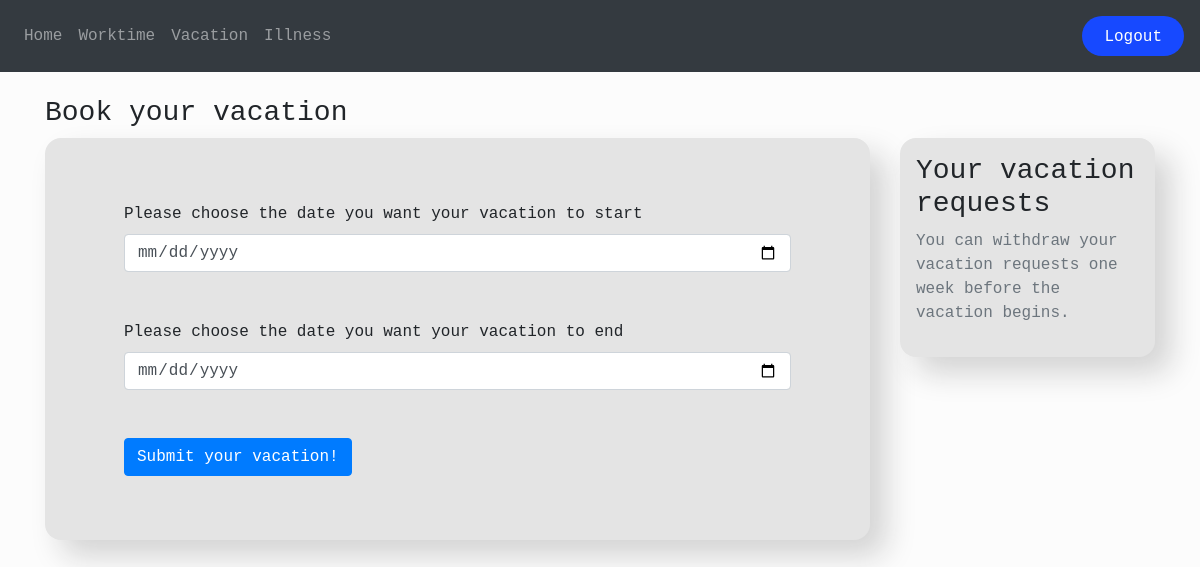
Page /vacation (signed in) on the earlier database version.
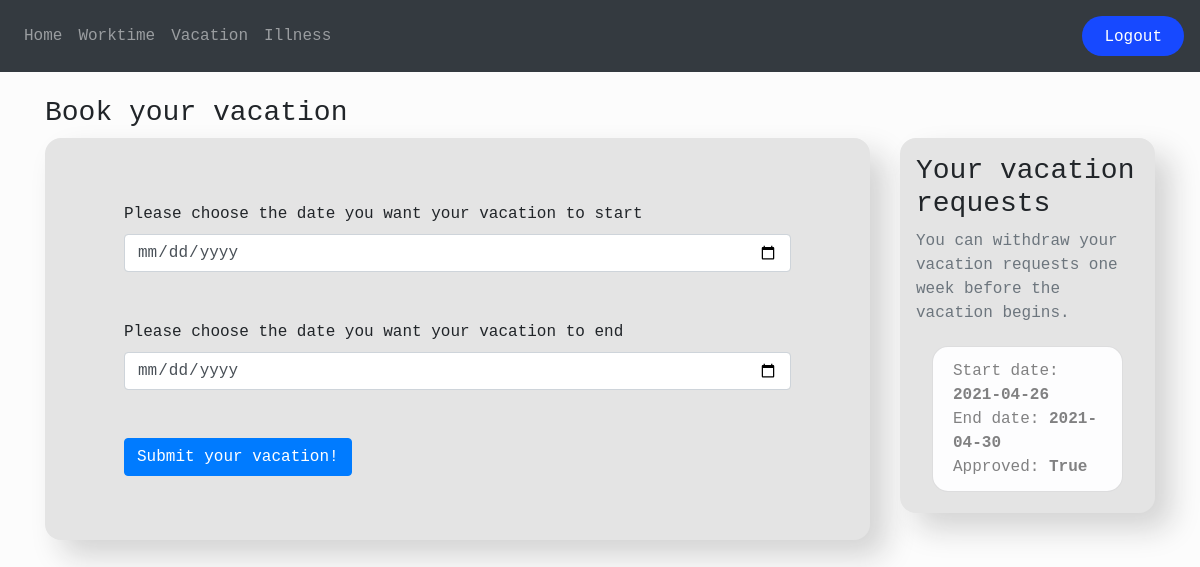
Same page on the later database version.
### app/models.py (models this page shows, shortened)
class Vacation(db.Model):
    id = db.Column(db.Integer, primary_key=True)
    start_date = db.Column(db.Date)
    end_date = db.Column(db.Date)
    user_id = db.Column(db.Integer, db.ForeignKey('user.id'))
    approved = db.Column(db.Boolean, default=False)

### app/vacation.py (the view, shortened to what this page needs)
@vac.route('/vacation', methods=['GET', 'POST'])
@login_required
def vacation():
    user = User.query.filter_by(id=session.get('user_id')).first()
    requests = Vacation.query.filter_by(user_id=user.id).all()
    return render_template('vacation.html', user=current_user, requests=requests, roles_id=session.get('roles_id'))

### app/__init__.py (called while the page is built)
def create_app(config_name):
    app = Flask(__name__)
    app.config.from_object(config[config_name])
    db.init_app(app)
    from .auth import auth
    from .views import views
    from .worktime import work
    from .vacation import vac
    from .illness import ill
    app.register_blueprint(auth)
    app.register_blueprint(views)
    app.register_blueprint(work)
    app.register_blueprint(vac)
    app.register_blueprint(ill)
    from .models import User
    create_database(app=app)
    login_manager = LoginManager()
    login_manager.login_view = 'auth.login'
    login_manager.init_app(app)
    @login_manager.user_loader
    def load_user(id):
        return User.query.get(int(id))
    return app

### app/templates/vacation.html (shortened to what this page needs)
{% extends 'base.html' %}
{% block page_header %}
<h3>Book your vacation</h3>
{% endblock page_header %}
{% block content %}
<div class="container">
    <div class="row">
        <div class="col-sm-9">
            <div class="vacation-requests-personal">
                <form method="POST">
                    <div class="container">
                        <div class="md-form mx-5 my-5">
                            <label for="start_date">Please choose the date you want your vacation to start</label>
                            <input type="date" name="start_date" id="start_date" class="form-control" required>
                        </div>
                        <div class="md-form mx-5 my-5">
                            <label for="end_date">Please choose the date you want your vacation to end</label>
                            <input type="date" name="end_date" id="end_date" class="form-control" required>
                        </div>
                        <div class="md-form mx-5 my-5">
                            <button type="submit" class="btn btn-primary">Submit your vacation!</button>
                        </div>
                    </div>
                </form>
            </div>
        </div>
        <div class="col-sm-3">
            <div class="vacation-requests-personal">
                <div class="content-section">
                    <h3>Your vacation requests</h3>
                    <p class='text-muted'>
                        You can withdraw your vacation requests one week before the vacation begins.
                    </p>
                    <ul class="list-group" >
                        {% for request in requests %}
                        <li class="list-group-item list-group-item-light individual-request" style="border-radius: 1em; margin:5px 1em">
                            Start date: <strong>{{request.start_date}}</strong>
                            <br>
                            End date: <strong>{{request.end_date}}</strong>
                            <br>
                            Approved: <strong>{{request.approved}}</strong>
                        </li>
                        {% endfor %}
                    </ul>
                </div>
            </div>
        </div>
    </div>
</div>
{% endblock content %}

Differences in the rows shown:
added Vacation: start_date "2021-04-26", end_date "2021-04-30", approved "True"
